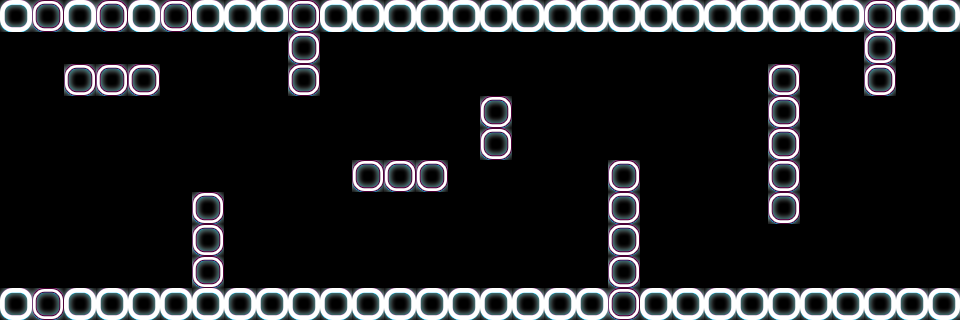

Tiled map render using the project's own tile images. Description and the whole map definition, tile-layer contents included, below:
An orthogonal 30x10 tile map with 32x32 px tiles, 1 tile layer (タイル・レイヤー 1).

<map version="1.4" tiledversion="1.4.3" orientation="orthogonal" renderorder="right-down" width="30" height="10" tilewidth="32" tileheight="32" infinite="0" nextlayerid="2" nextobjectid="1">
 <tileset firstgid="1" source="map.tsx" />
 <layer id="1" name="タイル・レイヤー 1" width="30" height="10">
  <data encoding="csv">
2,3,2,3,2,3,2,2,2,3,2,2,2,2,2,2,2,2,2,2,2,2,2,2,2,2,2,3,2,2,
0,0,0,0,0,0,0,0,0,3,0,0,0,0,0,0,0,0,0,0,0,0,0,0,0,0,0,3,0,0,
0,0,3,3,3,0,0,0,0,3,0,0,0,0,0,0,0,0,0,0,0,0,0,0,3,0,0,3,0,0,
0,0,0,0,0,0,0,0,0,0,0,0,0,0,0,3,0,0,0,0,0,0,0,0,3,0,0,0,0,0,
0,0,0,0,0,0,0,0,0,0,0,0,0,0,0,3,0,0,0,0,0,0,0,0,3,0,0,0,0,0,
0,0,0,0,0,0,0,0,0,0,0,3,3,3,0,0,0,0,0,3,0,0,0,0,3,0,0,0,0,0,
0,0,0,0,0,0,3,0,0,0,0,0,0,0,0,0,0,0,0,3,0,0,0,0,3,0,0,0,0,0,
0,0,0,0,0,0,3,0,0,0,0,0,0,0,0,0,0,0,0,3,0,0,0,0,0,0,0,0,0,0,
0,0,0,0,0,0,3,0,0,0,0,0,0,0,0,0,0,0,0,3,0,0,0,0,0,0,0,0,0,0,
2,3,2,2,2,2,2,2,2,2,2,2,2,2,2,2,2,2,2,3,2,2,2,2,2,2,2,2,2,2
</data>
 </layer>
</map>